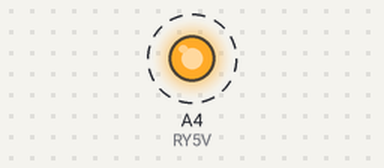
A sketch run on a simulated Arduino Uno, built with avr-gcc and run on an emulated ATmega328P. Shown: output pins drawn as LEDs (lit = HIGH). Dashed ring = blinking.

Above: at 0.5 s.
Timing chart, 0 to 4.6 s (numbered marks = the images above):
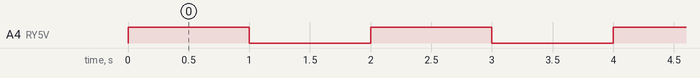

Measured:
- by itself, A4 (RY5V): alternates HIGH for 1.0 s and LOW for 1.0 s

The sketch:

EXA1.ino
```cpp
int RY5V = A4;

void setup() {
    // put your setup code here, to run once:

    pinMode(RY5V, OUTPUT);
    digitalWrite(RY5V, LOW);

}

void loop() {
    // put your main code here, to run repeatedly:

    digitalWrite(RY5V, HIGH);
    delay(1000);
    digitalWrite(RY5V, LOW);
    delay(1000);

}
```
